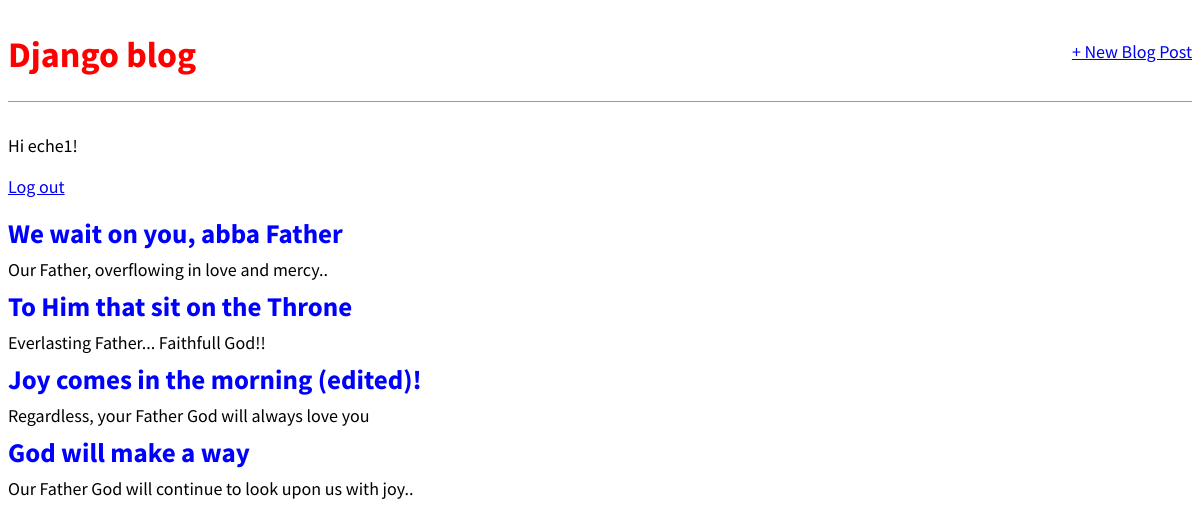
The app's page / (signed in) with its own data.
### blog/models.py (models this page shows, shortened)
class Post(models.Model):
    title = models.CharField(max_length=200)
    author = models.ForeignKey(
        'auth.User',
        on_delete=models.CASCADE,
    )
    body = models.TextField()

### blog/views.py (the view)
# urls.py: path("", BlogListView.as_view(), name='home'),
class BlogListView(ListView):
    model = Post
    template_name = 'home.html'

### templates/home.html (shortened to what this page needs)
<!DOCTYPE html>
<html lang="en">
<head>
    {% extends 'base.html' %}
    {% block content %}
    {% for post in post_list %}
        <div class="post-entry">
            <h2><a href="{% url 'post_detail' post.pk %}">{{ post.title }} </a> </h2>
            <p>{{ post.body }}</p>
        </div>
    {% endfor %}
    {% endblock content %}

### templates/base.html (shortened to what this page needs)
<!DOCTYPE html>
<html lang="en">
{% load static %}
<head>
    <link rel="stylesheet" href="{% static 'css/base.css' %}">
</head>
<body>
   <div>
        <header>
            <div class="nav-left">
                <h1><a href="{% url 'home' %}">Django blog</a> </h1>
            </div>
            <div class="nav-right">
                <a href="{% url 'post_new' %}">+ New Blog Post</a>
            </div>
        </header>
        {% if user.is_authenticated %}
           <p>Hi {{ user.username }}! </p>
           <p><a href="{% url 'logout' %}">Log out</a></p>
        {% else %}
           <p>You are not logged in.</p>
           <a href="{% url 'login' %}">Log In</a> |
           <a href="{% url 'signup' %}">Sign Up</a>
        {% endif %}
   {% block content %}
   {% endblock content %}
   </div>
</body>
</html>

### static/css/base.css (style rules this page uses)
body { font-family: 'Source Sans Pro', sans-serif; font-size: 18px; }
header { border-bottom: 1px solid #999; margin-bottom: 2rem; display: flex; }
header h1 a { color: red; text-decoration: none; }
.nav-left { margin-right: auto; }
.nav-right { display: flex; padding-top: 2rem; }
.post-entry h2 { margin-bottom: 2rem; }
.post-entry h2 { margin: 0.5rem 0; }
.post-entry h2 a, .post-entry h2 a:visited { color: blue; text-decoration: none; }
.post-entry p { margin: 0; font-weight: 400; }

### records on screen
Post: title "We wait on you, abba Father", body "Our Father, overflowing in love and mercy.."
Post: title "To Him that sit on the Throne", body "Everlasting Father... Faithfull God!!"
Post: title "Joy comes in the morning (edited)!", body "Regardless, your Father God will always love you"
Post: title "God will make a way", body "Our Father God will continue to look upon us with joy.."

### other values on screen
{{ user.username }} "eche1"
